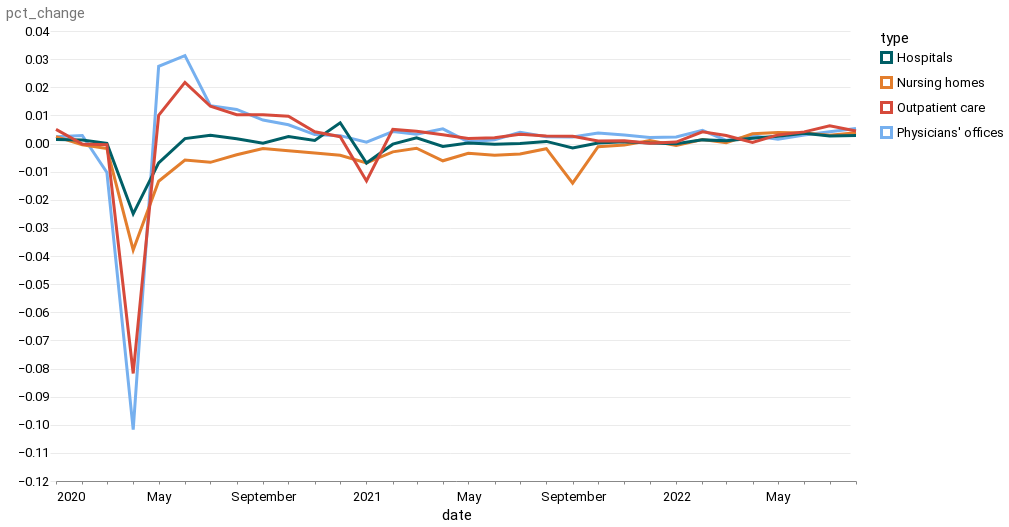

The notebook cell this image was saved under:
### Code cell
alt.Chart(
    combined_pct_chg[combined_pct_chg["date"] >= "2020-01-01"]
).mark_line().encode(x=alt.X("date"), y=alt.Y("pct_change"), color=alt.Color("type"))

### Figure 1 — Vega-Lite specification as saved in the notebook (floating-point values rounded to 4 significant figures)
{"config": {"view": {"width": 800, "height": 450, "strokeOpacity": 0}, "background": "#ffffff", "title": {"anchor": "start", "font": "Summit Sans", "fontColor": "palette[\"black\"]", "fontSize": 18, "fontWeight": "normal"}, "arc": {"fill": "#00d4d8"}, "area": {"fill": "#00d4d8"}, "line": {"stroke": "#00d4d8", "strokeWidth": 3}, "path": {"stroke": "#00d4d8"}, "rect": {"fill": "#00d4d8"}, "shape": {"stroke": "#00d4d8"}, "bar": {"fill": "#00d4d8"}, "point": {"stroke": "#00d4d8"}, "symbol": {"fill": "#00d4d8", "size": 30}, "axis": {"titleFont": "Roboto", "titleFontSize": 15, "titleFontWeight": "normal", "labelFont": "Roboto, sans", "labelFontSize": 13, "labelFontWeight": "normal"}, "axisX": {"labelAngle": 0, "labelPadding": 6, "tickSize": 3, "grid": false}, "axisY": {"labelBaseline": "middle", "maxExtent": 45, "minExtent": 45, "titleAlign": "left", "titleAngle": 0, "titleX": -45, "titleY": -11, "domainOpacity": 0, "gridWidth": 0.6, "gridColor": "#dddddd", "offset": 6, "tickSize": 0, "titleColor": "#767676"}, "legend": {"titleFont": "Roboto", "titleFontSize": 15, "titleFontWeight": "normal", "symbolType": "square", "labelFont": "Roboto, sans", "labelFontSize": 13}, "range": {"category": ["#005f66", "#e37e2d", "#d64a3b", "#76b0ef", "#c1bc40"], "diverging": ["#e68a4f", "#f4bb6a", "#f9e39c", "#dadfe2", "#a6b7c6", "#849eae"], "heatmap": ["#7ff6f6", "#00eeef", "#00d4d8", "#00abb2", "#00848b", "#fbf2c7", "#00363d"], "ordinal": ["#7ff6f6", "#00eeef", "#00d4d8", "#00abb2", "#00848b", "#fbf2c7", "#00363d"], "ramp": ["#7ff6f6", "#00eeef", "#00d4d8", "#00abb2", "#00848b", "#fbf2c7", "#00363d"]}}, "data": {"name": "data-9993b4f2c7d227c6c7021c3fa39e5ed6"}, "mark": "line", "encoding": {"color": {"field": "type", "type": "nominal"}, "x": {"field": "date", "type": "temporal"}, "y": {"field": "pct_change", "type": "quantitative"}}, "$schema": "https://vega.github.io/schema/vega-lite/v4.17.0.json", "datasets": {"data-9993b4f2c7d227c6c7021c3fa39e5ed6": [{"date": "2020-01-01T00:00:00", "value": 2720.0, "type": "Physicians' offices", "pct_change": 0.002396}, {"date": "2020-02-01T00:00:00", "value": 2728.0, "type": "Physicians' offices", "pct_change": 0.002868}, {"date": "2020-03-01T00:00:00", "value": 2700.0, "type": "Physicians' offices", "pct_change": -0.0103}, {"date": "2020-04-01T00:00:00", "value": 2425.0, "type": "Physicians' offices", "pct_change": -0.1017}, {"date": "2020-05-01T00:00:00", "value": 2492.0, "type": "Physicians' offices", "pct_change": 0.02747}, {"date": "2020-06-01T00:00:00", "value": 2569.0, "type": "Physicians' offices", "pct_change": 0.03127}, {"date": "2020-07-01T00:00:00", "value": 2604.0, "type": "Physicians' offices", "pct_change": 0.01347}, {"date": "2020-08-01T00:00:00", "value": 2636.0, "type": "Physicians' offices", "pct_change": 0.0121}, {"date": "2020-09-01T00:00:00", "value": 2658.0, "type": "Physicians' offices", "pct_change": 0.008348}, {"date": "2020-10-01T00:00:00", "value": 2675.0, "type": "Physicians' offices", "pct_change": 0.00666}, {"date": "2020-11-01T00:00:00", "value": 2684.0, "type": "Physicians' offices", "pct_change": 0.003177}, {"date": "2020-12-01T00:00:00", "value": 2691.0, "type": "Physicians' offices", "pct_change": 0.002795}, {"date": "2021-01-01T00:00:00", "value": 2692.0, "type": "Physicians' offices", "pct_change": 0.0004831}, {"date": "2021-02-01T00:00:00", "value": 2704.0, "type": "Physicians' offices", "pct_change": 0.004271}, {"date": "2021-03-01T00:00:00", "value": 2713.0, "type": "Physicians' offices", "pct_change": 0.003291}, {"date": "2021-04-01T00:00:00", "value": 2727.0, "type": "Physicians' offices", "pct_change": 0.005197}, {"date": "2021-05-01T00:00:00", "value": 2729.0, "type": "Physicians' offices", "pct_change": 0.0005867}, {"date": "2021-06-01T00:00:00", "value": 2732.0, "type": "Physicians' offices", "pct_change": 0.001356}, {"date": "2021-07-01T00:00:00", "value": 2743.0, "type": "Physicians' offices", "pct_change": 0.003953}, {"date": "2021-08-01T00:00:00", "value": 2750.0, "type": "Physicians' offices", "pct_change": 0.002406}, {"date": "2021-09-01T00:00:00", "value": 2756.0, "type": "Physicians' offices", "pct_change": 0.002291}, {"date": "2021-10-01T00:00:00", "value": 2766.0, "type": "Physicians' offices", "pct_change": 0.003701}, {"date": "2021-11-01T00:00:00", "value": 2774.0, "type": "Physicians' offices", "pct_change": 0.003001}, {"date": "2021-12-01T00:00:00", "value": 2780.0, "type": "Physicians' offices", "pct_change": 0.002163}, {"date": "2022-01-01T00:00:00", "value": 2787.0, "type": "Physicians' offices", "pct_change": 0.002302}, {"date": "2022-02-01T00:00:00", "value": 2800.0, "type": "Physicians' offices", "pct_change": 0.004701}, {"date": "2022-03-01T00:00:00", "value": 2803.0, "type": "Physicians' offices", "pct_change": 0.001071}, {"date": "2022-04-01T00:00:00", "value": 2811.0, "type": "Physicians' offices", "pct_change": 0.002747}, {"date": "2022-05-01T00:00:00", "value": 2815.0, "type": "Physicians' offices", "pct_change": 0.00153}, {"date": "2022-06-01T00:00:00", "value": 2824.0, "type": "Physicians' offices", "pct_change": 0.00302}, {"date": "2022-07-01T00:00:00", "value": 2835.0, "type": "Physicians' offices", "pct_change": 0.004179}, {"date": "2022-08-01T00:00:00", "value": 2850.0, "type": "Physicians' offices", "pct_change": 0.005361}, {"date": "2020-01-01T00:00:00", "value": 3379.0, "type": "Nursing homes", "pct_change": 0.002433}, {"date": "2020-02-01T00:00:00", "value": 3377.0, "type": "Nursing homes", "pct_change": -0.000444}, {"date": "2020-03-01T00:00:00", "value": 3371.0, "type": "Nursing homes", "pct_change": -0.001806}, {"date": "2020-04-01T00:00:00", "value": 3244.0, "type": "Nursing homes", "pct_change": -0.03785}, {"date": "2020-05-01T00:00:00", "value": 3200.0, "type": "Nursing homes", "pct_change": -0.01341}, {"date": "2020-06-01T00:00:00", "value": 3181.0, "type": "Nursing homes", "pct_change": -0.005875}, {"date": "2020-07-01T00:00:00", "value": 3160.0, "type": "Nursing homes", "pct_change": -0.006696}, {"date": "2020-08-01T00:00:00", "value": 3147.0, "type": "Nursing homes", "pct_change": -0.004019}, {"date": "2020-09-01T00:00:00", "value": 3142.0, "type": "Nursing homes", "pct_change": -0.001779}, {"date": "2020-10-01T00:00:00", "value": 3134.0, "type": "Nursing homes", "pct_change": -0.002546}, {"date": "2020-11-01T00:00:00", "value": 3123.0, "type": "Nursing homes", "pct_change": -0.003415}, {"date": "2020-12-01T00:00:00", "value": 3110.0, "type": "Nursing homes", "pct_change": -0.004163}, {"date": "2021-01-01T00:00:00", "value": 3088.0, "type": "Nursing homes", "pct_change": -0.006913}, {"date": "2021-02-01T00:00:00", "value": 3079.0, "type": "Nursing homes", "pct_change": -0.002979}, {"date": "2021-03-01T00:00:00", "value": 3074.0, "type": "Nursing homes", "pct_change": -0.001689}, {"date": "2021-04-01T00:00:00", "value": 3055.0, "type": "Nursing homes", "pct_change": -0.006148}, {"date": "2021-05-01T00:00:00", "value": 3044.0, "type": "Nursing homes", "pct_change": -0.00347}, {"date": "2021-06-01T00:00:00", "value": 3032.0, "type": "Nursing homes", "pct_change": -0.004171}, {"date": "2021-07-01T00:00:00", "value": 3021.0, "type": "Nursing homes", "pct_change": -0.003694}, {"date": "2021-08-01T00:00:00", "value": 3015.0, "type": "Nursing homes", "pct_change": -0.001854}, {"date": "2021-09-01T00:00:00", "value": 2972.0, "type": "Nursing homes", "pct_change": -0.0141}, {"date": "2021-10-01T00:00:00", "value": 2969.0, "type": "Nursing homes", "pct_change": -0.001144}, {"date": "2021-11-01T00:00:00", "value": 2967.0, "type": "Nursing homes", "pct_change": -0.0005726}, {"date": "2021-12-01T00:00:00", "value": 2971.0, "type": "Nursing homes", "pct_change": 0.001078}, {"date": "2022-01-01T00:00:00", "value": 2968.0, "type": "Nursing homes", "pct_change": -0.0007069}, {"date": "2022-02-01T00:00:00", "value": 2973.0, "type": "Nursing homes", "pct_change": 0.001381}, {"date": "2022-03-01T00:00:00", "value": 2973.0, "type": "Nursing homes", "pct_change": 0.0002355}, {"date": "2022-04-01T00:00:00", "value": 2984.0, "type": "Nursing homes", "pct_change": 0.003431}, {"date": "2022-05-01T00:00:00", "value": 2995.0, "type": "Nursing homes", "pct_change": 0.003888}, {"date": "2022-06-01T00:00:00", "value": 3006.0, "type": "Nursing homes", "pct_change": 0.003706}, {"date": "2022-07-01T00:00:00", "value": 3015.0, "type": "Nursing homes", "pct_change": 0.002894}, {"date": "2022-08-01T00:00:00", "value": 3026.0, "type": "Nursing homes", "pct_change": 0.003848}, {"date": "2020-01-01T00:00:00", "value": 5229.0, "type": "Hospitals", "pct_change": 0.001417}, {"date": "2020-02-01T00:00:00", "value": 5236.0, "type": "Hospitals", "pct_change": 0.001243}, {"date": "2020-03-01T00:00:00", "value": 5236.0, "type": "Hospitals", "pct_change": 7.64e-05}, {"date": "2020-04-01T00:00:00", "value": 5105.0, "type": "Hospitals", "pct_change": -0.025}, {"date": "2020-05-01T00:00:00", "value": 5070.0, "type": "Hospitals", "pct_change": -0.006895}, {"date": "2020-06-01T00:00:00", "value": 5079.0, "type": "Hospitals", "pct_change": 0.001736}, {"date": "2020-07-01T00:00:00", "value": 5093.0, "type": "Hospitals", "pct_change": 0.002894}, {"date": "2020-08-01T00:00:00", "value": 5102.0, "type": "Hospitals", "pct_change": 0.001688}, {"date": "2020-09-01T00:00:00", "value": 5102.0, "type": "Hospitals", "pct_change": 7.84e-05}, {"date": "2020-10-01T00:00:00", "value": 5115.0, "type": "Hospitals", "pct_change": 0.00245}, {"date": "2020-11-01T00:00:00", "value": 5120.0, "type": "Hospitals", "pct_change": 0.001095}, {"date": "2020-12-01T00:00:00", "value": 5158.0, "type": "Hospitals", "pct_change": 0.007363}, {"date": "2021-01-01T00:00:00", "value": 5122.0, "type": "Hospitals", "pct_change": -0.00696}, {"date": "2021-02-01T00:00:00", "value": 5121.0, "type": "Hospitals", "pct_change": -0.0002343}, {"date": "2021-03-01T00:00:00", "value": 5131.0, "type": "Hospitals", "pct_change": 0.002011}, {"date": "2021-04-01T00:00:00", "value": 5126.0, "type": "Hospitals", "pct_change": -0.001033}, {"date": "2021-05-01T00:00:00", "value": 5127.0, "type": "Hospitals", "pct_change": 0.0001951}, {"date": "2021-06-01T00:00:00", "value": 5126.0, "type": "Hospitals", "pct_change": -0.0002536}, {"date": "2021-07-01T00:00:00", "value": 5126.0, "type": "Hospitals", "pct_change": 0.0}, {"date": "2021-08-01T00:00:00", "value": 5130.0, "type": "Hospitals", "pct_change": 0.0007413}, {"date": "2021-09-01T00:00:00", "value": 5122.0, "type": "Hospitals", "pct_change": -0.001579}, {"date": "2021-10-01T00:00:00", "value": 5122.0, "type": "Hospitals", "pct_change": 0.0001562}, {"date": "2021-11-01T00:00:00", "value": 5126.0, "type": "Hospitals", "pct_change": 0.0006442}, {"date": "2021-12-01T00:00:00", "value": 5126.0, "type": "Hospitals", "pct_change": 0.0001561}, {"date": "2022-01-01T00:00:00", "value": 5126.0, "type": "Hospitals", "pct_change": -5.852e-05}, {"date": "2022-02-01T00:00:00", "value": 5133.0, "type": "Hospitals", "pct_change": 0.001288}, {"date": "2022-03-01T00:00:00", "value": 5138.0, "type": "Hospitals", "pct_change": 0.0009547}, {"date": "2022-04-01T00:00:00", "value": 5147.0, "type": "Hospitals", "pct_change": 0.001908}, {"date": "2022-05-01T00:00:00", "value": 5161.0, "type": "Hospitals", "pct_change": 0.002603}, {"date": "2022-06-01T00:00:00", "value": 5180.0, "type": "Hospitals", "pct_change": 0.003682}, {"date": "2022-07-01T00:00:00", "value": 5194.0, "type": "Hospitals", "pct_change": 0.002664}, {"date": "2022-08-01T00:00:00", "value": 5208.0, "type": "Hospitals", "pct_change": 0.00283}, {"date": "2020-01-01T00:00:00", "value": 997.4, "type": "Outpatient care", "pct_change": 0.005038}, {"date": "2020-02-01T00:00:00", "value": 997.2, "type": "Outpatient care", "pct_change": -0.0002005}, {"date": "2020-03-01T00:00:00", "value": 996.8, "type": "Outpatient care", "pct_change": -0.0004011}, {"date": "2020-04-01T00:00:00", "value": 915.3, "type": "Outpatient care", "pct_change": -0.08176}, {"date": "2020-05-01T00:00:00", "value": 924.5, "type": "Outpatient care", "pct_change": 0.01005}, {"date": "2020-06-01T00:00:00", "value": 944.6, "type": "Outpatient care", "pct_change": 0.02174}, {"date": "2020-07-01T00:00:00", "value": 957.1, "type": "Outpatient care", "pct_change": 0.01323}, {"date": "2020-08-01T00:00:00", "value": 966.9, "type": "Outpatient care", "pct_change": 0.01024}, {"date": "2020-09-01T00:00:00", "value": 976.8, "type": "Outpatient care", "pct_change": 0.01024}, {"date": "2020-10-01T00:00:00", "value": 986.3, "type": "Outpatient care", "pct_change": 0.009726}, {"date": "2020-11-01T00:00:00", "value": 990.4, "type": "Outpatient care", "pct_change": 0.004157}, {"date": "2020-12-01T00:00:00", "value": 992.8, "type": "Outpatient care", "pct_change": 0.002423}, {"date": "2021-01-01T00:00:00", "value": 979.6, "type": "Outpatient care", "pct_change": -0.0133}, {"date": "2021-02-01T00:00:00", "value": 984.5, "type": "Outpatient care", "pct_change": 0.005002}, {"date": "2021-03-01T00:00:00", "value": 988.8, "type": "Outpatient care", "pct_change": 0.004368}, {"date": "2021-04-01T00:00:00", "value": 991.9, "type": "Outpatient care", "pct_change": 0.003135}, {"date": "2021-05-01T00:00:00", "value": 993.7, "type": "Outpatient care", "pct_change": 0.001815}, {"date": "2021-06-01T00:00:00", "value": 995.7, "type": "Outpatient care", "pct_change": 0.002013}, {"date": "2021-07-01T00:00:00", "value": 999.0, "type": "Outpatient care", "pct_change": 0.003314}, {"date": "2021-08-01T00:00:00", "value": 1002.0, "type": "Outpatient care", "pct_change": 0.002703}, {"date": "2021-09-01T00:00:00", "value": 1004.0, "type": "Outpatient care", "pct_change": 0.002596}, {"date": "2021-10-01T00:00:00", "value": 1005.0, "type": "Outpatient care", "pct_change": 0.0008961}, {"date": "2021-11-01T00:00:00", "value": 1006.0, "type": "Outpatient care", "pct_change": 0.0009948}, {"date": "2021-12-01T00:00:00", "value": 1006.0, "type": "Outpatient care", "pct_change": 9.938e-05}, {"date": "2022-01-01T00:00:00", "value": 1007.0, "type": "Outpatient care", "pct_change": 0.0004969}, {"date": "2022-02-01T00:00:00", "value": 1011.0, "type": "Outpatient care", "pct_change": 0.004172}, {"date": "2022-03-01T00:00:00", "value": 1014.0, "type": "Outpatient care", "pct_change": 0.002868}, {"date": "2022-04-01T00:00:00", "value": 1014.0, "type": "Outpatient care", "pct_change": 0.0003945}, {"date": "2022-05-01T00:00:00", "value": 1017.0, "type": "Outpatient care", "pct_change": 0.003056}, {"date": "2022-06-01T00:00:00", "value": 1022.0, "type": "Outpatient care", "pct_change": 0.004128}, {"date": "2022-07-01T00:00:00", "value": 1028.0, "type": "Outpatient care", "pct_change": 0.006265}, {"date": "2022-08-01T00:00:00", "value": 1033.0, "type": "Outpatient care", "pct_change": 0.004475}]}}
